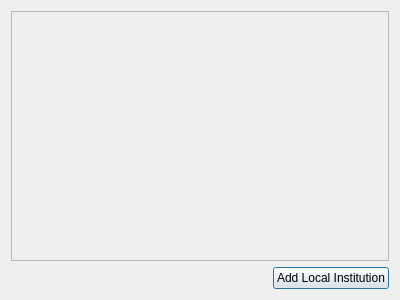
<?xml version="1.0" encoding="UTF-8"?>
<ui version="4.0">
 <class>Dialog</class>
 <widget class="QDialog" name="Dialog">
  <property name="geometry">
   <rect>
    <x>0</x>
    <y>0</y>
    <width>400</width>
    <height>300</height>
   </rect>
  </property>
  <property name="windowTitle">
   <string>Dialog</string>
  </property>
  <layout class="QVBoxLayout" name="verticalLayout">
   <item>
    <widget class="QScrollArea" name="scrollArea">
     <property name="widgetResizable">
      <bool>true</bool>
     </property>
     <widget class="QWidget" name="scrollAreaWidgetContents">
      <property name="geometry">
       <rect>
        <x>0</x>
        <y>0</y>
        <width>370</width>
        <height>220</height>
       </rect>
      </property>
      <layout class="QVBoxLayout" name="scrollLayout"/>
     </widget>
    </widget>
   </item>
   <item>
    <layout class="QHBoxLayout" name="horizontalLayout">
     <item>
      <spacer name="horizontalSpacer">
       <property name="orientation">
        <enum>Qt::Horizontal</enum>
       </property>
       <property name="sizeHint" stdset="0">
        <size>
         <width>40</width>
         <height>20</height>
        </size>
       </property>
      </spacer>
     </item>
     <item>
      <widget class="QPushButton" name="uploadButton">
       <property name="text">
        <string>Add Local Institution</string>
       </property>
      </widget>
     </item>
    </layout>
   </item>
  </layout>
 </widget>
 <resources/>
 <connections/>
</ui>
